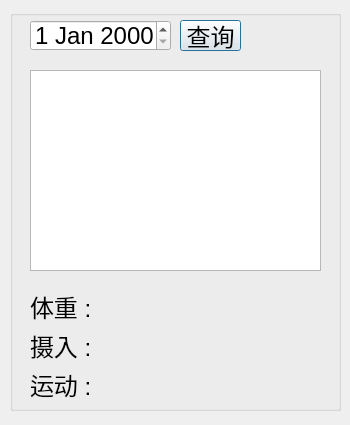
<?xml version="1.0" encoding="UTF-8"?>
<ui version="4.0">
 <class>historyDialog</class>
 <widget class="QDialog" name="historyDialog">
  <property name="geometry">
   <rect>
    <x>0</x>
    <y>0</y>
    <width>350</width>
    <height>425</height>
   </rect>
  </property>
  <property name="windowTitle">
   <string>历史记录</string>
  </property>
  <property name="windowIcon">
   <iconset resource="image.qrc">
    <normaloff>:/png/jilu.png</normaloff>:/png/jilu.png</iconset>
  </property>
  <property name="styleSheet">
   <string notr="true"/>
  </property>
  <widget class="QGroupBox" name="groupBox">
   <property name="geometry">
    <rect>
     <x>10</x>
     <y>10</y>
     <width>331</width>
     <height>401</height>
    </rect>
   </property>
   <property name="font">
    <font>
     <pointsize>18</pointsize>
    </font>
   </property>
   <property name="title">
    <string/>
   </property>
   <widget class="QTableView" name="tableView">
    <property name="geometry">
     <rect>
      <x>20</x>
      <y>60</y>
      <width>291</width>
      <height>201</height>
     </rect>
    </property>
    <property name="font">
     <font>
      <pointsize>9</pointsize>
     </font>
    </property>
   </widget>
   <widget class="QDateEdit" name="dateEdit">
    <property name="geometry">
     <rect>
      <x>20</x>
      <y>10</y>
      <width>141</width>
      <height>31</height>
     </rect>
    </property>
    <property name="font">
     <font>
      <pointsize>18</pointsize>
     </font>
    </property>
   </widget>
   <widget class="QPushButton" name="pushButton">
    <property name="geometry">
     <rect>
      <x>170</x>
      <y>10</y>
      <width>61</width>
      <height>31</height>
     </rect>
    </property>
    <property name="font">
     <font>
      <pointsize>18</pointsize>
     </font>
    </property>
    <property name="text">
     <string>查询</string>
    </property>
   </widget>
   <widget class="QWidget" name="layoutWidget">
    <property name="geometry">
     <rect>
      <x>20</x>
      <y>280</y>
      <width>291</width>
      <height>111</height>
     </rect>
    </property>
    <layout class="QVBoxLayout" name="verticalLayout">
     <item>
      <widget class="QLabel" name="label">
       <property name="text">
        <string>体重 : </string>
       </property>
      </widget>
     </item>
     <item>
      <widget class="QLabel" name="label_2">
       <property name="text">
        <string>摄入 : </string>
       </property>
      </widget>
     </item>
     <item>
      <widget class="QLabel" name="label_3">
       <property name="text">
        <string>运动 : </string>
       </property>
      </widget>
     </item>
    </layout>
   </widget>
  </widget>
 </widget>
 <resources>
  <include location="image.qrc"/>
 </resources>
 <connections/>
</ui>
